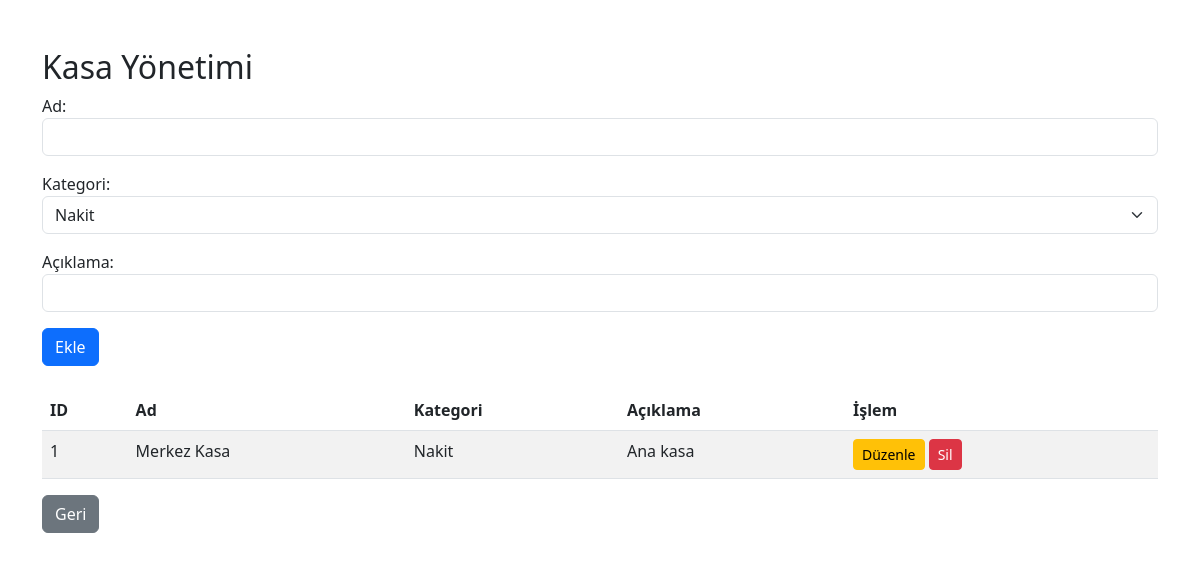
/kasalar.php (signed in), run on the app's committed database.
### tables this page shows
CREATE TABLE IF NOT EXISTS `kasalar` (
  `id` int NOT NULL AUTO_INCREMENT,
  `ad` varchar(100) NOT NULL,
  `aciklama` varchar(255) DEFAULT NULL,
  `kategori` enum('Nakit','Banka','Dijital') DEFAULT 'Nakit',
  PRIMARY KEY (`id`)
);

### kasalar.php (the view, shortened to what this page needs)
<?php
include 'db.php';
$edit_row = null;
$result = $conn->query("SELECT * FROM kasalar ORDER BY kategori, ad");
?>
<!DOCTYPE html>
<html lang="tr">
<head>
    <link href="https://cdn.jsdelivr.net/npm/bootstrap@5.3.0/dist/css/bootstrap.min.css" rel="stylesheet">
</head>
<body class="container mt-5">
    <h2>Kasa Yönetimi</h2>
    <form method="post" class="mb-4">
        <div class="mb-3">
            <label>Ad:</label>
            <input type="text" name="ad" class="form-control" value="<?php echo $edit_row['ad'] ?? ''; ?>" required>
        </div>
        <div class="mb-3">
            <label>Kategori:</label>
            <select name="kategori" class="form-select" required>
                <option value="Nakit" <?php if ($edit_row && $edit_row['kategori'] == 'Nakit') echo 'selected'; ?>>Nakit</option>
            </select>
        </div>
        <div class="mb-3">
            <label>Açıklama:</label>
            <input type="text" name="aciklama" class="form-control" value="<?php echo $edit_row['aciklama'] ?? ''; ?>">
        </div>
        <button type="submit" class="btn btn-primary"><?php echo $edit_row ? 'Güncelle' : 'Ekle'; ?></button>
    </form>
    <table class="table table-striped">
        <thead><tr><th>ID</th><th>Ad</th><th>Kategori</th><th>Açıklama</th><th>İşlem</th></tr></thead>
        <tbody>
            <?php while($row = $result->fetch_assoc()): ?>
            <tr>
                <td><?php echo $row['id']; ?></td>
                <td><?php echo $row['ad']; ?></td>
                <td><?php echo $row['kategori']; ?></td>
                <td><?php echo $row['aciklama'] ?: 'Yok'; ?></td>
                <td>
                    <a href="?edit_id=<?php echo $row['id']; ?>" class="btn btn-warning btn-sm">Düzenle</a>
                    <a href="?delete_id=<?php echo $row['id']; ?>" class="btn btn-danger btn-sm" onclick="return confirm('Silmek istediğinizden emin misiniz?')">Sil</a>
                </td>
            </tr>
            <?php endwhile; ?>
        </tbody>
    </table>
    <a href="index.php" class="btn btn-secondary">Geri</a>
</body>
</html>

### data on the page
kasalar: id "1", ad "Merkez Kasa", kategori "Nakit", aciklama "Ana kasa"
